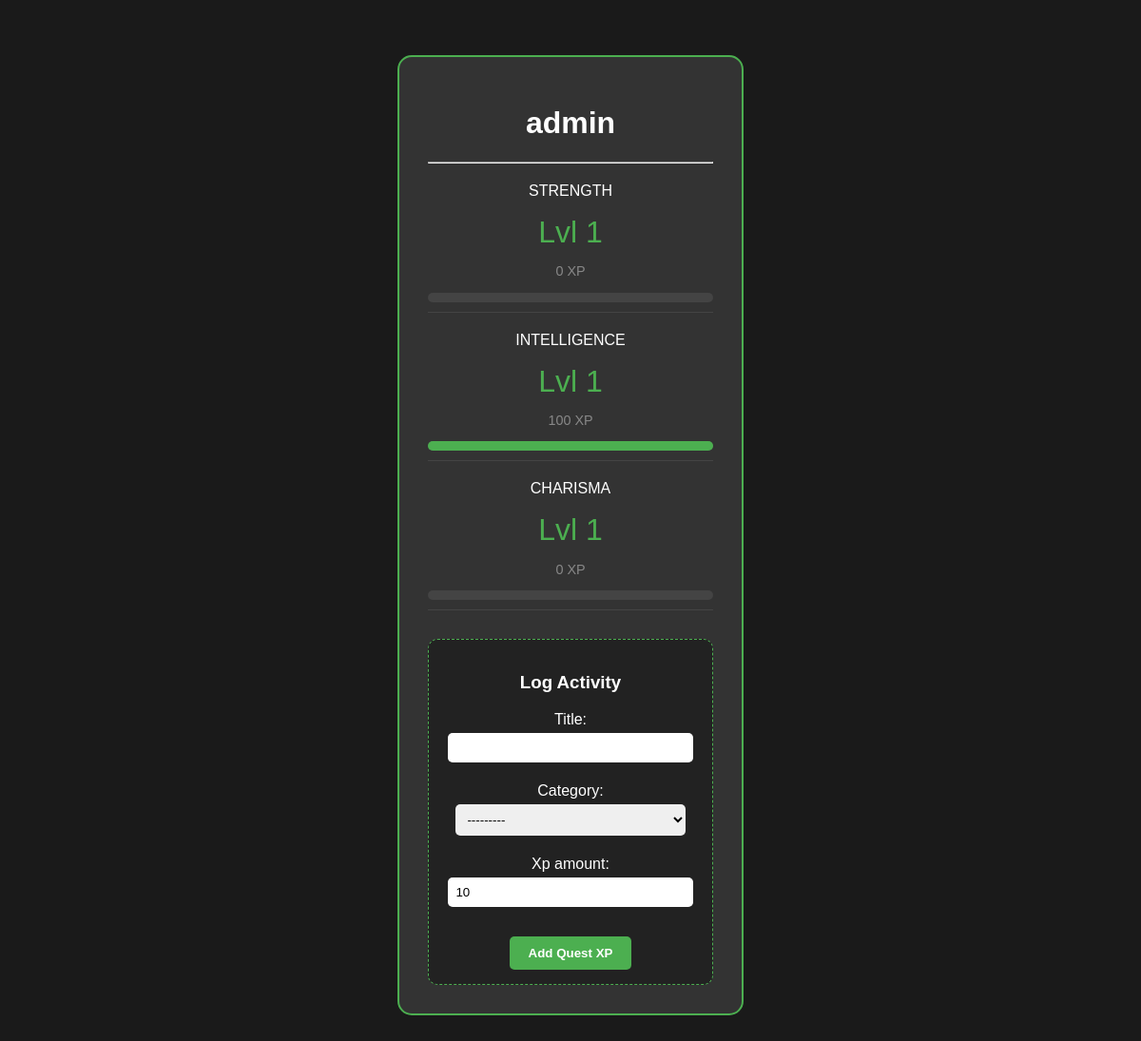
The app's page /profile/ (signed in), older data.
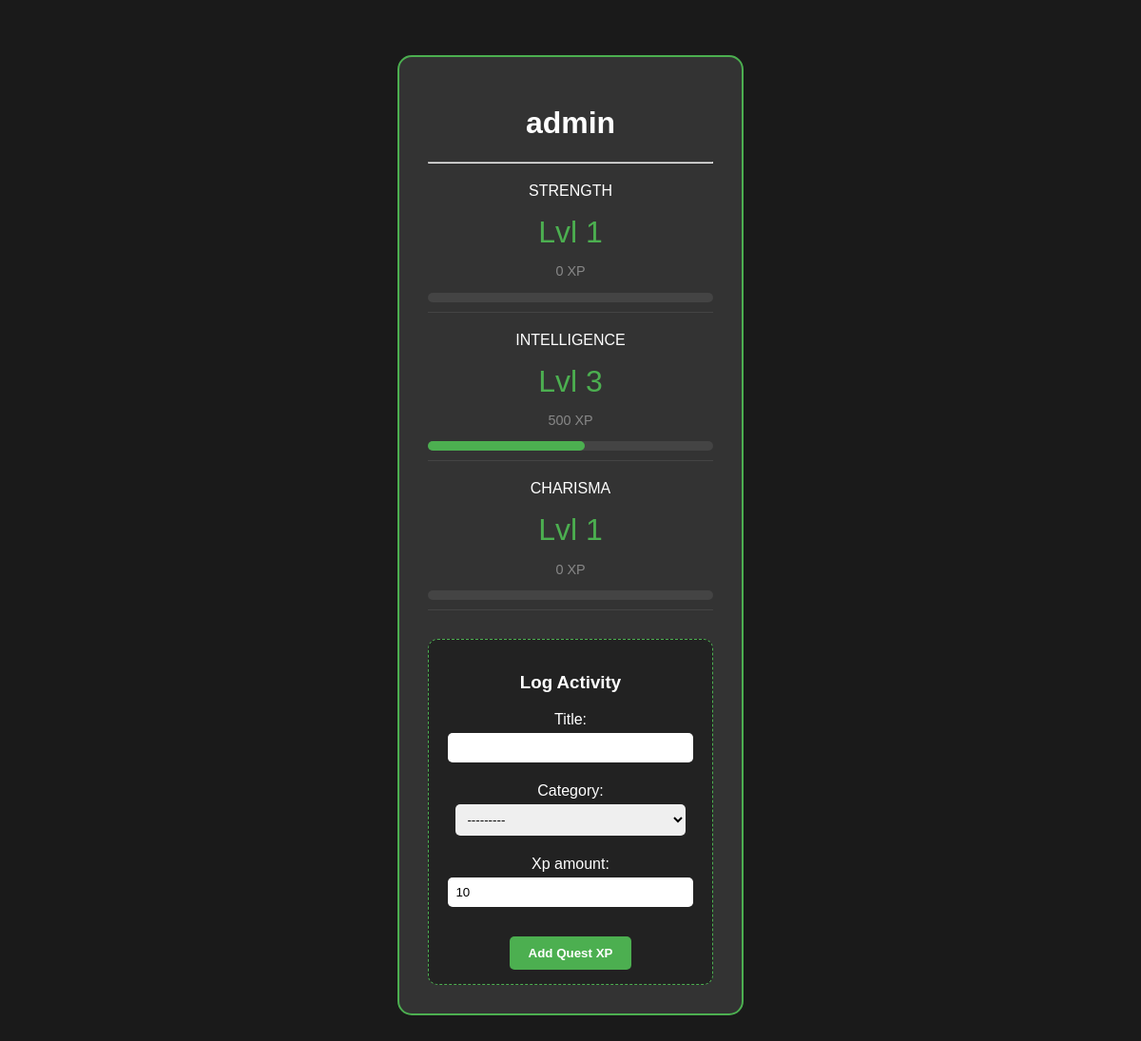
The same page, newer data.
### tracker/models.py (models this page shows, shortened)
class Profile(models.Model):
    user = models.OneToOneField(User, on_delete=models.CASCADE)
    strength = models.IntegerField(default=1)
    intelligence = models.IntegerField(default=1)
    charisma = models.IntegerField(default=1)
    str_xp = models.IntegerField(default=0)
    int_xp = models.IntegerField(default=0)
    cha_xp = models.IntegerField(default=0)

### tracker/views.py (the view)
# urls.py: path('profile/', profile_view, name='profile'),
def profile_view(request):
    profile = Profile.objects.get(user=request.user)
    if request.method == 'POST':
        form = ActivityForm(request.POST)
        if form.is_valid():
            activity = form.save(commit=False)
            activity.user = request.user
            activity.save()
            return redirect('profile')
    else:
        form = ActivityForm()
    def get_prog(xp, lvl):
        next_lvl_xp = (lvl ** 2) * 100
        return min(int((xp / next_lvl_xp) * 100), 100)
    context = {
        'profile': profile,
        'form': form,  # Pass the form to the template
        'str_prog': get_prog(profile.str_xp, profile.strength),
        'int_prog': get_prog(profile.int_xp, profile.intelligence),
        'cha_prog': get_prog(profile.cha_xp, profile.charisma),
    }
    return render(request, 'tracker/profile.html', context)

### tracker/forms.py
class ActivityForm(forms.ModelForm):
    class Meta:
        model = Activity
        fields = ['title', 'category', 'xp_amount']

### tracker/templates/tracker/profile.html (shortened to what this page needs)
<!DOCTYPE html>
<html>
<head>
</head>
<body>
    <div class="card">
        <h1>{{ profile.user.username }}</h1>
        <hr>
        <div class="stat">
            <p>STRENGTH</p>
            <p class="level">Lvl {{ profile.strength }}</p>
            <p class="xp">{{ profile.str_xp }} XP</p>
            <div class="progress-bg">
            </div>
        </div>
        <div class="stat">
            <p>INTELLIGENCE</p>
            <p class="level">Lvl {{ profile.intelligence }}</p>
            <p class="xp">{{ profile.int_xp }} XP</p>
            <div class="progress-bg">
                <div class="progress-fill" style="width: {{ int_prog }}%;"></div>
            </div>
        </div>
        <div class="stat">
            <p>CHARISMA</p>
            <p class="level">Lvl {{ profile.charisma }}</p>
            <p class="xp">{{ profile.cha_xp }} XP</p>
            <div class="progress-bg">
            </div>
        </div>
        <div class="log-box">
            <h3>Log Activity</h3>
            <form method="POST">
                {{ form.as_p }}
                <button type="submit" class="btn">Add Quest XP</button>
            </form>
        </div>
    </div>
</body>
</html>

Row changes from the older to the newer data that the page shows:
changed Profile "admin": intelligence "1" → "3"; int_xp "100" → "500"
Text that changed along with them:
{{ int_prog }}: 100 → 55 (drawn)
